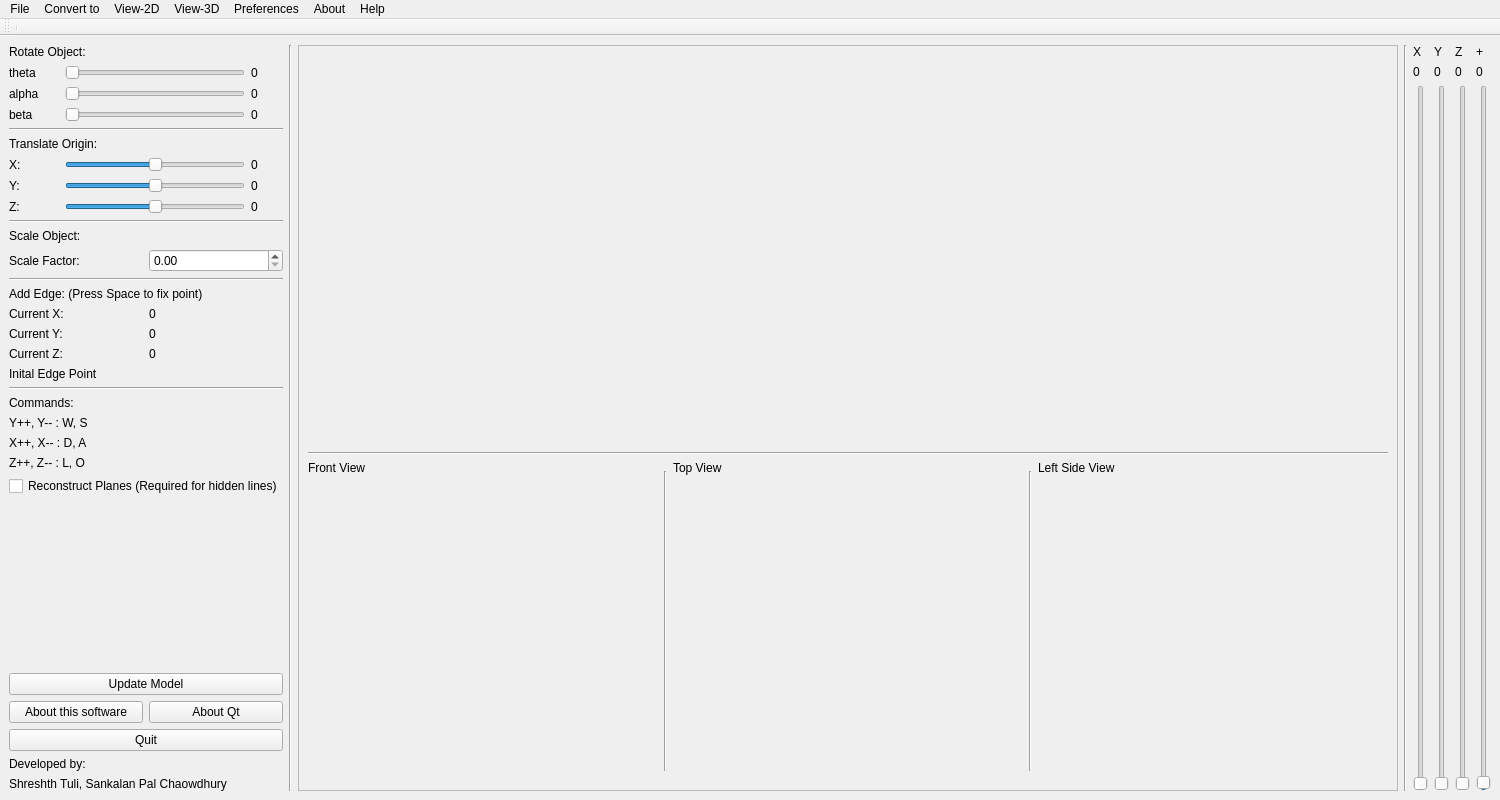
 <widget class="QMainWindow" name="MainWindow">
  <property name="geometry">
   <rect>
    <x>0</x>
    <y>0</y>
    <width>1500</width>
    <height>800</height>
   </rect>
  </property>
  <property name="windowTitle">
   <string>QT_COP290_Engineering Drawing</string>
  </property>
  <widget class="QWidget" name="centralWidget">
   <layout class="QHBoxLayout" name="horizontalLayout">
    <item>
     <layout class="QVBoxLayout" name="verticalLayout_2">
      <item>
       <layout class="QVBoxLayout" name="verticalLayout">
        <item>
         <layout class="QVBoxLayout" name="verticalLayout_4">
          <item>
           <widget class="QLabel" name="RotateObject">
            <property name="text">
             <string>Rotate Object:</string>
            </property>
           </widget>
          </item>
          <item>
           <layout class="QHBoxLayout" name="theta">
            <item>
             <widget class="QLabel" name="theta_2">
              <property name="sizePolicy">
               <sizepolicy hsizetype="Fixed" vsizetype="Preferred">
                <horstretch>100</horstretch>
                <verstretch>0</verstretch>
               </sizepolicy>
              </property>
              <property name="minimumSize">
               <size>
                <width>50</width>
                <height>0</height>
               </size>
              </property>
              <property name="text">
               <string>theta</string>
              </property>
             </widget>
            </item>
            <item>
             <widget class="QSlider" name="thataSlider">
              <property name="sizePolicy">
               <sizepolicy hsizetype="Fixed" vsizetype="Fixed">
                <horstretch>1</horstretch>
                <verstretch>0</verstretch>
               </sizepolicy>
              </property>
              <property name="minimumSize">
               <size>
                <width>180</width>
                <height>0</height>
               </size>
              </property>
              <property name="maximum">
               <number>360</number>
              </property>
              <property name="singleStep">
               <number>1</number>
              </property>
              <property name="orientation">
               <enum>Qt::Horizontal</enum>
              </property>
             </widget>
            </item>
            <item>
             <widget class="QLabel" name="valTheta">
              <property name="text">
               <string>0</string>
              </property>
             </widget>
            </item>
           </layout>
          </item>
          <item>
           <layout class="QHBoxLayout" name="alpha">
            <item>
             <widget class="QLabel" name="alpha_2">
              <property name="sizePolicy">
               <sizepolicy hsizetype="Fixed" vsizetype="Preferred">
                <horstretch>0</horstretch>
                <verstretch>0</verstretch>
               </sizepolicy>
              </property>
              <property name="minimumSize">
               <size>
                <width>50</width>
                <height>0</height>
               </size>
              </property>
              <property name="text">
               <string>alpha</string>
              </property>
             </widget>
            </item>
            <item>
             <widget class="QSlider" name="alphaSlider">
              <property name="sizePolicy">
               <sizepolicy hsizetype="Fixed" vsizetype="Fixed">
                <horstretch>0</horstretch>
                <verstretch>0</verstretch>
               </sizepolicy>
              </property>
              <property name="minimumSize">
               <size>
                <width>180</width>
                <height>0</height>
               </size>
              </property>
              <property name="maximum">
               <number>180</number>
              </property>
              <property name="orientation">
               <enum>Qt::Horizontal</enum>
              </property>
             </widget>
            </item>
            <item>
             <widget class="QLabel" name="valAlpha">
              <property name="text">
               <string>0</string>
              </property>
             </widget>
            </item>
           </layout>
          </item>
          <item>
           <layout class="QHBoxLayout" name="beta">
            <item>
             <widget class="QLabel" name="beta_2">
              <property name="sizePolicy">
               <sizepolicy hsizetype="Fixed" vsizetype="Preferred">
                <horstretch>0</horstretch>
                <verstretch>0</verstretch>
               </sizepolicy>
              </property>
              <property name="minimumSize">
               <size>
                <width>50</width>
                <height>0</height>
               </size>
              </property>
              <property name="text">
               <string>beta</string>
              </property>
             </widget>
            </item>
            <item>
             <widget class="QSlider" name="betaSlider">
              <property name="sizePolicy">
               <sizepolicy hsizetype="Fixed" vsizetype="Fixed">
                <horstretch>0</horstretch>
                <verstretch>0</verstretch>
               </sizepolicy>
              </property>
              <property name="minimumSize">
               <size>
                <width>180</width>
                <height>0</height>
               </size>
              </property>
              <property name="maximum">
               <number>360</number>
              </property>
              <property name="orientation">
               <enum>Qt::Horizontal</enum>
              </property>
             </widget>
            </item>
            <item>
             <widget class="QLabel" name="valBeta">
              <property name="text">
               <string>0</string>
              </property>
             </widget>
            </item>
           </layout>
          </item>
         </layout>
        </item>
        <item>
         <layout class="QVBoxLayout" name="verticalLayout_3">
          <item>
           <widget class="Line" name="line_4">
            <property name="orientation">
             <enum>Qt::Horizontal</enum>
            </property>
           </widget>
          </item>
          <item>
           <widget class="QLabel" name="TranslateObject">
            <property name="text">
             <string>Translate Origin:</string>
            </property>
           </widget>
          </item>
          <item>
           <layout class="QHBoxLayout" name="X">
            <item>
             <widget class="QLabel" name="X_2">
              <property name="sizePolicy">
               <sizepolicy hsizetype="Fixed" vsizetype="Preferred">
                <horstretch>0</horstretch>
                <verstretch>0</verstretch>
               </sizepolicy>
              </property>
              <property name="minimumSize">
               <size>
                <width>50</width>
                <height>0</height>
               </size>
              </property>
              <property name="text">
               <string>X:</string>
              </property>
             </widget>
            </item>
            <item>
             <widget class="QSlider" name="XSlider">
              <property name="sizePolicy">
               <sizepolicy hsizetype="Fixed" vsizetype="Fixed">
                <horstretch>0</horstretch>
                <verstretch>0</verstretch>
               </sizepolicy>
              </property>
              <property name="minimumSize">
               <size>
                <width>180</width>
                <height>0</height>
               </size>
              </property>
              <property name="minimum">
               <number>-10</number>
              </property>
              <property name="maximum">
               <number>10</number>
              </property>
              <property name="pageStep">
               <number>1</number>
              </property>
              <property name="orientation">
               <enum>Qt::Horizontal</enum>
              </property>
             </widget>
            </item>
            <item>
             <widget class="QLabel" name="valX">
              <property name="text">
               <string>0</string>
              </property>
             </widget>
            </item>
           </layout>
          </item>
          <item>
           <layout class="QHBoxLayout" name="Y">
            <item>
             <widget class="QLabel" name="Y_2">
              <property name="sizePolicy">
               <sizepolicy hsizetype="Fixed" vsizetype="Preferred">
                <horstretch>0</horstretch>
                <verstretch>0</verstretch>
               </sizepolicy>
              </property>
              <property name="minimumSize">
               <size>
                <width>50</width>
                <height>0</height>
               </size>
              </property>
              <property name="text">
               <string>Y:</string>
              </property>
             </widget>
            </item>
            <item>
             <widget class="QSlider" name="YSlider">
              <property name="sizePolicy">
               <sizepolicy hsizetype="Fixed" vsizetype="Fixed">
                <horstretch>0</horstretch>
                <verstretch>0</verstretch>
               </sizepolicy>
              </property>
              <property name="minimumSize">
               <size>
                <width>180</width>
                <height>0</height>
               </size>
              </property>
              <property name="minimum">
               <number>-10</number>
              </property>
              <property name="maximum">
               <number>10</number>
              </property>
              <property name="pageStep">
               <number>1</number>
              </property>
              <property name="orientation">
               <enum>Qt::Horizontal</enum>
              </property>
             </widget>
            </item>
            <item>
             <widget class="QLabel" name="valY">
              <property name="text">
               <string>0</string>
              </property>
             </widget>
            </item>
           </layout>
          </item>
          <item>
           <layout class="QHBoxLayout" name="Z">
            <item>
             <widget class="QLabel" name="Z_2">
              <property name="sizePolicy">
               <sizepolicy hsizetype="Fixed" vsizetype="Preferred">
                <horstretch>0</horstretch>
                <verstretch>0</verstretch>
               </sizepolicy>
              </property>
              <property name="minimumSize">
               <size>
                <width>50</width>
                <height>0</height>
               </size>
              </property>
              <property name="text">
               <string>Z:</string>
              </property>
             </widget>
            </item>
            <item>
             <widget class="QSlider" name="ZSlider">
              <property name="sizePolicy">
               <sizepolicy hsizetype="Fixed" vsizetype="Fixed">
                <horstretch>0</horstretch>
                <verstretch>0</verstretch>
               </sizepolicy>
              </property>
              <property name="minimumSize">
               <size>
                <width>180</width>
                <height>0</height>
               </size>
              </property>
              <property name="minimum">
               <number>-10</number>
              </property>
              <property name="maximum">
               <number>10</number>
              </property>
              <property name="pageStep">
               <number>1</number>
              </property>
              <property name="orientation">
               <enum>Qt::Horizontal</enum>
              </property>
             </widget>
            </item>
            <item>
             <widget class="QLabel" name="valZ">
              <property name="text">
               <string>0</string>
              </property>
             </widget>
            </item>
           </layout>
          </item>
         </layout>
        </item>
        <item>
         <layout class="QVBoxLayout" name="verticalLayout_5">
          <item>
           <widget class="Line" name="line_3">
            <property name="orientation">
             <enum>Qt::Horizontal</enum>
            </property>
           </widget>
          </item>
          <item>
           <widget class="QLabel" name="SacleObject">
            <property name="text">
             <string>Scale Object:</string>
            </property>
           </widget>
          </item>
          <item>
           <layout class="QHBoxLayout" name="horizontalLayout_2">
            <item>
             <widget class="QLabel" name="ScaleFactor">
              <property name="text">
               <string>Scale Factor:</string>
              </property>
             </widget>
            </item>
            <item>
             <widget class="QDoubleSpinBox" name="ScaleVal">
              <property name="singleStep">
               <double>0.010000000000000</double>
              </property>
             </widget>
            </item>
           </layout>
          </item>
         </layout>
        </item>
        <item>
         <widget class="Line" name="line_5">
          <property name="orientation">
           <enum>Qt::Horizontal</enum>
          </property>
         </widget>
        </item>
        <item>
         <widget class="QLabel" name="label_4">
          <property name="text">
           <string>Add Edge: (Press Space to fix point)</string>
          </property>
         </widget>
        </item>
        <item>
         <layout class="QHBoxLayout" name="horizontalLayout_4">
          <item>
           <widget class="QLabel" name="label">
            <property name="text">
             <string>Current X:</string>
            </property>
           </widget>
          </item>
          <item>
           <widget class="QLabel" name="xcurr">
            <property name="text">
             <string>0</string>
            </property>
           </widget>
          </item>
         </layout>
        </item>
        <item>
         <layout class="QHBoxLayout" name="horizontalLayout_6">
          <item>
           <widget class="QLabel" name="label_2">
            <property name="text">
             <string>Current Y:</string>
            </property>
           </widget>
          </item>
          <item>
           <widget class="QLabel" name="ycurr">
            <property name="text">
             <string>0</string>
            </property>
           </widget>
          </item>
         </layout>
        </item>
        <item>
         <layout class="QHBoxLayout" name="horizontalLayout_5">
          <item>
           <widget class="QLabel" name="label_3">
            <property name="text">
             <string>Current Z:</string>
            </property>
           </widget>
          </item>
          <item>
           <widget class="QLabel" name="zcurr">
            <property name="text">
             <string>0</string>
            </property>
           </widget>
          </item>
         </layout>
        </item>
        <item>
         <widget class="QLabel" name="initial">
          <property name="text">
           <string>Inital Edge Point</string>
          </property>
         </widget>
        </item>
        <item>
         <widget class="Line" name="line_6">
          <property name="orientation">
           <enum>Qt::Horizontal</enum>
          </property>
         </widget>
        </item>
        <item>
         <widget class="QLabel" name="label_8">
          <property name="text">
           <string>Commands:</string>
          </property>
         </widget>
        </item>
        <item>
         <widget class="QLabel" name="label_6">
          <property name="text">
           <string>Y++, Y-- : W, S</string>
          </property>
         </widget>
        </item>
        <item>
         <widget class="QLabel" name="label_5">
          <property name="text">
           <string>X++, X-- : D, A</string>
          </property>
         </widget>
        </item>
        <item>
         <widget class="QLabel" name="label_7">
          <property name="text">
           <string>Z++, Z-- : L, O</string>
          </property>
         </widget>
        </item>
        <item>
         <widget class="QCheckBox" name="checkBox">
          <property name="text">
           <string>Reconstruct Planes (Required for hidden lines)</string>
          </property>
         </widget>
        </item>
        <item>
         <spacer name="verticalSpacer">
          <property name="orientation">
           <enum>Qt::Vertical</enum>
          </property>
          <property name="sizeHint" stdset="0">
           <size>
            <width>20</width>
            <height>40</height>
           </size>
          </property>
         </spacer>
        </item>
        <item>
         <widget class="QPushButton" name="UpdateModel">
          <property name="sizePolicy">
           <sizepolicy hsizetype="Preferred" vsizetype="Fixed">
            <horstretch>0</horstretch>
            <verstretch>0</verstretch>
           </sizepolicy>
          </property>
          <property name="minimumSize">
           <size>
            <width>220</width>
            <height>0</height>
           </size>
          </property>
          <property name="text">
           <string>Update Model</string>
          </property>
         </widget>
        </item>
        <item>
         <layout class="QHBoxLayout" name="horizontalLayout_3">
          <item>
           <widget class="QPushButton" name="pushButton">
            <property name="text">
             <string>About this software</string>
            </property>
           </widget>
          </item>
          <item>
           <widget class="QPushButton" name="AboutQt">
            <property name="text">
             <string>About Qt</string>
            </property>
           </widget>
          </item>
         </layout>
        </item>
       </layout>
      </item>
      <item>
       <widget class="QPushButton" name="quitButton">
        <property name="text">
         <string>Quit</string>
        </property>
       </widget>
      </item>
      <item>
       <widget class="QLabel" name="Developed">
        <property name="text">
         <string>Developed by:</string>
        </property>
       </widget>
      </item>
      <item>
       <widget class="QLabel" name="names">
        <property name="text">
         <string>Shreshth Tuli, Sankalan Pal Chaowdhury</string>
        </property>
       </widget>
      </item>
     </layout>
    </item>
    <item>
     <widget class="Line" name="line">
      <property name="orientation">
       <enum>Qt::Vertical</enum>
      </property>
     </widget>
    </item>
    <item>
     <widget class="QFrame" name="OpenGLFrame">
      <property name="sizePolicy">
       <sizepolicy hsizetype="Expanding" vsizetype="Preferred">
        <horstretch>0</horstretch>
        <verstretch>0</verstretch>
       </sizepolicy>
      </property>
      <property name="frameShape">
       <enum>QFrame::StyledPanel</enum>
      </property>
      <property name="frameShadow">
       <enum>QFrame::Raised</enum>
      </property>
      <layout class="QVBoxLayout" name="verticalLayout_11">
       <item>
        <widget class="MyGLWidget" name="widget_4" native="true">
         <property name="sizePolicy">
          <sizepolicy hsizetype="Expanding" vsizetype="Preferred">
           <horstretch>0</horstretch>
           <verstretch>0</verstretch>
          </sizepolicy>
         </property>
         <property name="cursor">
          <cursorShape>CrossCursor</cursorShape>
         </property>
         <property name="mouseTracking">
          <bool>true</bool>
         </property>
        </widget>
       </item>
       <item>
        <widget class="Line" name="line_9">
         <property name="orientation">
          <enum>Qt::Horizontal</enum>
         </property>
        </widget>
       </item>
       <item>
        <layout class="QHBoxLayout" name="horizontalLayout_11">
         <item>
          <layout class="QVBoxLayout" name="verticalLayout_12">
           <item>
            <widget class="QLabel" name="label_17">
             <property name="sizePolicy">
              <sizepolicy hsizetype="Preferred" vsizetype="Fixed">
               <horstretch>0</horstretch>
               <verstretch>0</verstretch>
              </sizepolicy>
             </property>
             <property name="text">
              <string>Front View</string>
             </property>
            </widget>
           </item>
           <item>
            <widget class="OrthoFront" name="frontortho" native="true">
             <property name="sizePolicy">
              <sizepolicy hsizetype="Expanding" vsizetype="Fixed">
               <horstretch>0</horstretch>
               <verstretch>0</verstretch>
              </sizepolicy>
             </property>
             <property name="maximumSize">
              <size>
               <width>16777215</width>
               <height>300</height>
              </size>
             </property>
            </widget>
           </item>
          </layout>
         </item>
         <item>
          <widget class="Line" name="line_7">
           <property name="sizePolicy">
            <sizepolicy hsizetype="Fixed" vsizetype="Fixed">
             <horstretch>0</horstretch>
             <verstretch>0</verstretch>
            </sizepolicy>
           </property>
           <property name="maximumSize">
            <size>
             <width>16777215</width>
             <height>300</height>
            </size>
           </property>
           <property name="orientation">
            <enum>Qt::Vertical</enum>
           </property>
          </widget>
         </item>
         <item>
          <layout class="QVBoxLayout" name="verticalLayout_13">
           <item>
            <widget class="QLabel" name="label_18">
             <property name="sizePolicy">
              <sizepolicy hsizetype="Preferred" vsizetype="Fixed">
               <horstretch>0</horstretch>
               <verstretch>0</verstretch>
              </sizepolicy>
             </property>
             <property name="text">
              <string>Top View</string>
             </property>
            </widget>
           </item>
           <item>
            <widget class="OrthoTop" name="toportho" native="true">
             <property name="sizePolicy">
              <sizepolicy hsizetype="Expanding" vsizetype="Fixed">
               <horstretch>0</horstretch>
               <verstretch>0</verstretch>
              </sizepolicy>
             </property>
             <property name="maximumSize">
              <size>
               <width>16777215</width>
               <height>300</height>
              </size>
             </property>
            </widget>
           </item>
          </layout>
         </item>
         <item>
          <widget class="Line" name="line_8">
           <property name="maximumSize">
            <size>
             <width>16777215</width>
             <height>300</height>
            </size>
           </property>
           <property name="orientation">
            <enum>Qt::Vertical</enum>
           </property>
          </widget>
         </item>
         <item>
          <layout class="QVBoxLayout" name="verticalLayout_14">
           <item>
            <widget class="QLabel" name="label_19">
             <property name="sizePolicy">
              <sizepolicy hsizetype="Preferred" vsizetype="Fixed">
               <horstretch>0</horstretch>
               <verstretch>0</verstretch>
              </sizepolicy>
             </property>
             <property name="text">
              <string>Left Side View</string>
             </property>
            </widget>
           </item>
           <item>
            <widget class="OrthoSide" name="sideortho" native="true">
             <property name="sizePolicy">
              <sizepolicy hsizetype="Expanding" vsizetype="Fixed">
               <horstretch>0</horstretch>
               <verstretch>0</verstretch>
              </sizepolicy>
             </property>
             <property name="maximumSize">
              <size>
               <width>16777215</width>
               <height>300</height>
              </size>
             </property>
            </widget>
           </item>
          </layout>
         </item>
        </layout>
       </item>
      </layout>
     </widget>
    </item>
    <item>
     <widget class="Line" name="line_2">
      <property name="orientation">
       <enum>Qt::Vertical</enum>
      </property>
     </widget>
    </item>
    <item>
     <layout class="QVBoxLayout" name="verticalLayout_6">
      <item>
       <widget class="QLabel" name="x">
        <property name="text">
         <string>X</string>
        </property>
       </widget>
      </item>
      <item>
       <widget class="QLabel" name="xRotVal">
        <property name="text">
         <string>0</string>
        </property>
       </widget>
      </item>
      <item>
       <widget class="QSlider" name="xSlider">
        <property name="sizePolicy">
         <sizepolicy hsizetype="Fixed" vsizetype="Expanding">
          <horstretch>4</horstretch>
          <verstretch>0</verstretch>
         </sizepolicy>
        </property>
        <property name="layoutDirection">
         <enum>Qt::RightToLeft</enum>
        </property>
        <property name="maximum">
         <number>360</number>
        </property>
        <property name="orientation">
         <enum>Qt::Vertical</enum>
        </property>
       </widget>
      </item>
     </layout>
    </item>
    <item>
     <layout class="QVBoxLayout" name="verticalLayout_7">
      <item>
       <widget class="QLabel" name="y">
        <property name="text">
         <string>Y</string>
        </property>
       </widget>
      </item>
      <item>
       <widget class="QLabel" name="yRotVal">
        <property name="text">
         <string>0</string>
        </property>
       </widget>
      </item>
      <item>
       <widget class="QSlider" name="ySlider">
        <property name="maximum">
         <number>360</number>
        </property>
        <property name="orientation">
         <enum>Qt::Vertical</enum>
        </property>
       </widget>
      </item>
     </layout>
    </item>
    <item>
     <layout class="QVBoxLayout" name="verticalLayout_8">
      <item>
       <widget class="QLabel" name="z">
        <property name="text">
         <string>Z</string>
        </property>
       </widget>
      </item>
      <item>
       <widget class="QLabel" name="zRotVal">
        <property name="text">
         <string>0</string>
        </property>
       </widget>
      </item>
      <item>
       <widget class="QSlider" name="zSlider">
        <property name="maximum">
         <number>360</number>
        </property>
        <property name="orientation">
         <enum>Qt::Vertical</enum>
        </property>
       </widget>
      </item>
     </layout>
    </item>
    <item>
     <layout class="QVBoxLayout" name="verticalLayout_15">
      <item>
       <widget class="QLabel" name="zoom">
        <property name="text">
         <string>+</string>
        </property>
       </widget>
      </item>
      <item>
       <widget class="QLabel" name="zoomval">
        <property name="text">
         <string>0</string>
        </property>
       </widget>
      </item>
      <item>
       <widget class="QSlider" name="zoomslider">
        <property name="maximum">
         <number>1000</number>
        </property>
        <property name="value">
         <number>1</number>
        </property>
        <property name="orientation">
         <enum>Qt::Vertical</enum>
        </property>
       </widget>
      </item>
     </layout>
    </item>
   </layout>
  </widget>
  <widget class="QToolBar" name="mainToolBar">
   <attribute name="toolBarArea">
    <enum>TopToolBarArea</enum>
   </attribute>
   <attribute name="toolBarBreak">
    <bool>false</bool>
   </attribute>
   <addaction name="separator"/>
  </widget>
  <widget class="QMenuBar" name="menuBar">
   <property name="geometry">
    <rect>
     <x>0</x>
     <y>0</y>
     <width>1500</width>
     <height>26</height>
    </rect>
   </property>
   <widget class="QMenu" name="menuFile">
    <property name="title">
     <string>File</string>
    </property>
    <widget class="QMenu" name="menuOpen_File">
     <property name="title">
      <string>Open File</string>
     </property>
     <addaction name="action3D_Model_2"/>
     <addaction name="actionOrthograhic_projection"/>
    </widget>
    <widget class="QMenu" name="menuSave_As">
     <property name="title">
      <string>Save As...</string>
     </property>
     <addaction name="action3D_Model_3"/>
     <addaction name="actionOrthographic_Projection"/>
    </widget>
    <addaction name="actionCreate_new_wireframe"/>
    <addaction name="actionAdd_on_wireframe"/>
    <addaction name="menuOpen_File"/>
    <addaction name="actionCapture_snapshot"/>
    <addaction name="menuSave_As"/>
    <addaction name="separator"/>
    <addaction name="actionExit"/>
   </widget>
   <widget class="QMenu" name="menuCovert">
    <property name="title">
     <string>Convert to</string>
    </property>
    <addaction name="action3D_to_Orthp"/>
    <addaction name="actionOrthographic_Projections"/>
   </widget>
   <widget class="QMenu" name="menuView">
    <property name="title">
     <string>View-2D</string>
    </property>
    <addaction name="actionIsometric_View"/>
    <addaction name="actionPerspective_View"/>
   </widget>
   <widget class="QMenu" name="menuAbout">
    <property name="title">
     <string>About</string>
    </property>
    <addaction name="actionAbout_this_software"/>
    <addaction name="actionAbout_Qt"/>
   </widget>
   <widget class="QMenu" name="menuPreferences">
    <property name="title">
     <string>Preferences</string>
    </property>
    <addaction name="actionChange_background_color"/>
   </widget>
   <widget class="QMenu" name="menuHelp">
    <property name="title">
     <string>Help</string>
    </property>
    <addaction name="separator"/>
    <addaction name="separator"/>
    <addaction name="actionDocumentation"/>
    <addaction name="separator"/>
    <addaction name="actionContact_developers"/>
   </widget>
   <widget class="QMenu" name="menuView_3D">
    <property name="title">
     <string>View-3D</string>
    </property>
    <addaction name="actionSolid_View"/>
    <addaction name="actionWireframe_View"/>
   </widget>
   <addaction name="menuFile"/>
   <addaction name="menuCovert"/>
   <addaction name="menuView"/>
   <addaction name="menuView_3D"/>
   <addaction name="menuPreferences"/>
   <addaction name="menuAbout"/>
   <addaction name="menuHelp"/>
  </widget>
  <action name="actionImport_Ortho">
   <property name="text">
    <string>Import Ortho</string>
   </property>
  </action>
  <action name="actionImport_3D_Model">
   <property name="text">
    <string>Import 3D Model</string>
   </property>
  </action>
  <action name="actionExport_Ortho">
   <property name="text">
    <string>Export Ortho</string>
   </property>
  </action>
  <action name="actionExport_3D_Model">
   <property name="text">
    <string>Export 3D Model</string>
   </property>
  </action>
  <action name="action3D_to_Orthp">
   <property name="text">
    <string>3D Model</string>
   </property>
  </action>
  <action name="actionImport">
   <property name="text">
    <string>Import</string>
   </property>
  </action>
  <action name="actionExport">
   <property name="text">
    <string>Export</string>
   </property>
  </action>
  <action name="action3D_Model">
   <property name="text">
    <string>3D Model</string>
   </property>
  </action>
  <action name="actionOrthographic_projection">
   <property name="text">
    <string>Orthographic projection</string>
   </property>
  </action>
  <action name="action3D_Model_2">
   <property name="text">
    <string>3D Model</string>
   </property>
  </action>
  <action name="actionOrthograhic_projection">
   <property name="text">
    <string>Orthograhic projection</string>
   </property>
  </action>
  <action name="actionCapture_snapshot">
   <property name="text">
    <string>Capture snapshot</string>
   </property>
  </action>
  <action name="actionSave">
   <property name="text">
    <string>Save</string>
   </property>
  </action>
  <action name="action3D_Model_3">
   <property name="text">
    <string>3D Model</string>
   </property>
  </action>
  <action name="actionOrthographic_Projections">
   <property name="text">
    <string>Orthographic Projections</string>
   </property>
  </action>
  <action name="actionIsometric_View">
   <property name="text">
    <string>Isometric View</string>
   </property>
  </action>
  <action name="actionPerspective_View">
   <property name="text">
    <string>Perspective View</string>
   </property>
  </action>
  <action name="actionSectional_View">
   <property name="text">
    <string>Sectional View</string>
   </property>
  </action>
  <action name="actionOrthographic_Projection">
   <property name="text">
    <string>Orthographic Projection</string>
   </property>
  </action>
  <action name="actionComplete_Model">
   <property name="text">
    <string>Complete Model</string>
   </property>
  </action>
  <action name="actionComplete_Model_2">
   <property name="text">
    <string>Complete Model</string>
   </property>
  </action>
  <action name="actionComplete_Model_3">
   <property name="text">
    <string>Complete Model</string>
   </property>
  </action>
  <action name="actionAbout_this_software">
   <property name="text">
    <string>About this software</string>
   </property>
  </action>
  <action name="actionAbout_Qt">
   <property name="text">
    <string>About Qt</string>
   </property>
  </action>
  <action name="actionExit">
   <property name="text">
    <string>Exit</string>
   </property>
  </action>
  <action name="actionChange_background_color">
   <property name="text">
    <string>Change background color</string>
   </property>
  </action>
  <action name="actionDocumentation">
   <property name="text">
    <string>Documentation</string>
   </property>
  </action>
  <action name="actionContact_developers">
   <property name="text">
    <string>Contact developers</string>
   </property>
  </action>
  <action name="actionSolid_View">
   <property name="text">
    <string>Solid View</string>
   </property>
  </action>
  <action name="actionWireframe_View">
   <property name="text">
    <string>Wireframe View</string>
   </property>
  </action>
  <action name="actionCreate_new_wireframe">
   <property name="text">
    <string>Create new wireframe</string>
   </property>
  </action>
  <action name="actionAdd_on_wireframe">
   <property name="text">
    <string>Add on wireframe</string>
   </property>
  </action>
 </widget>
